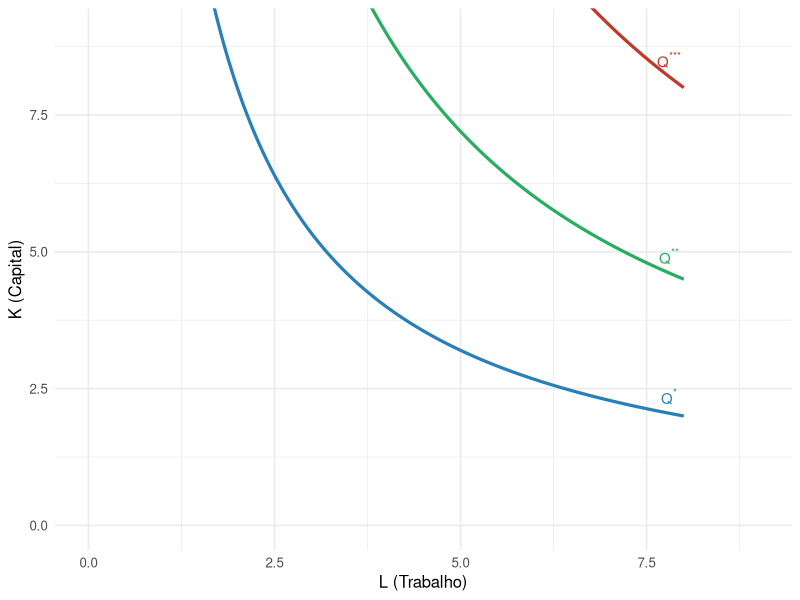
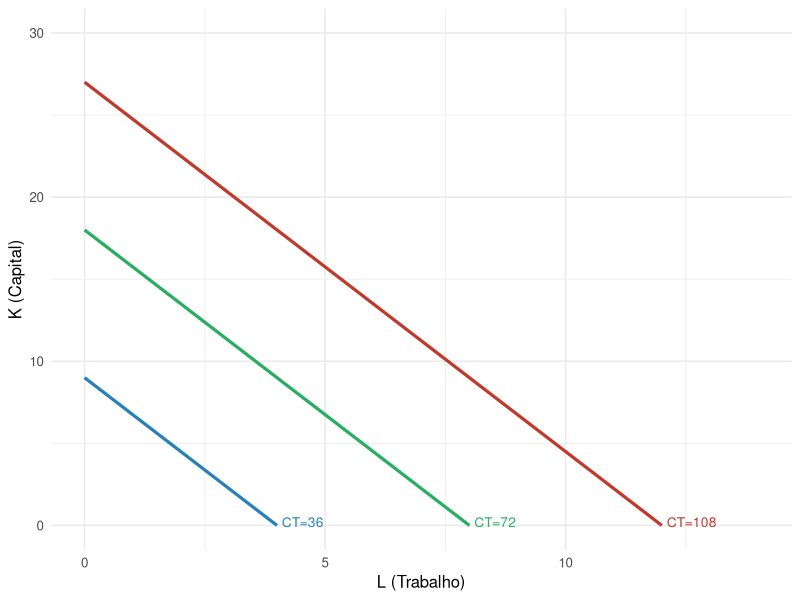
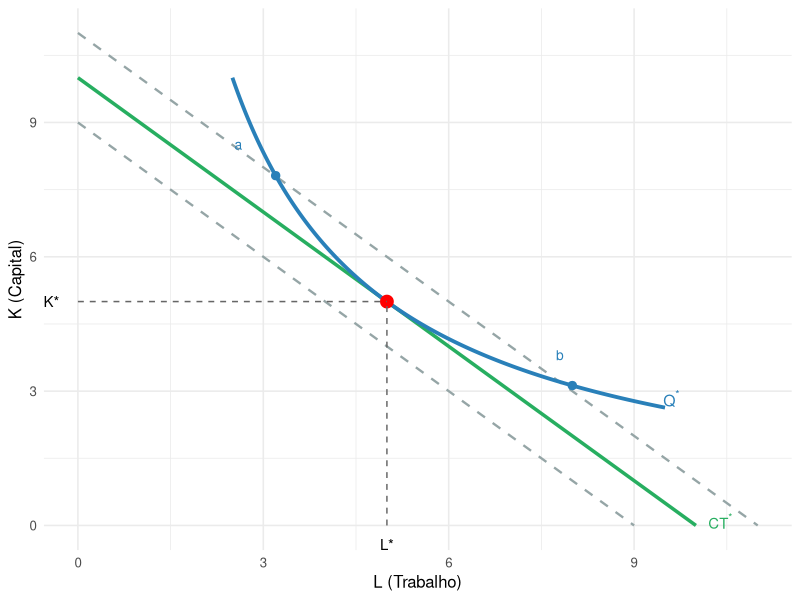
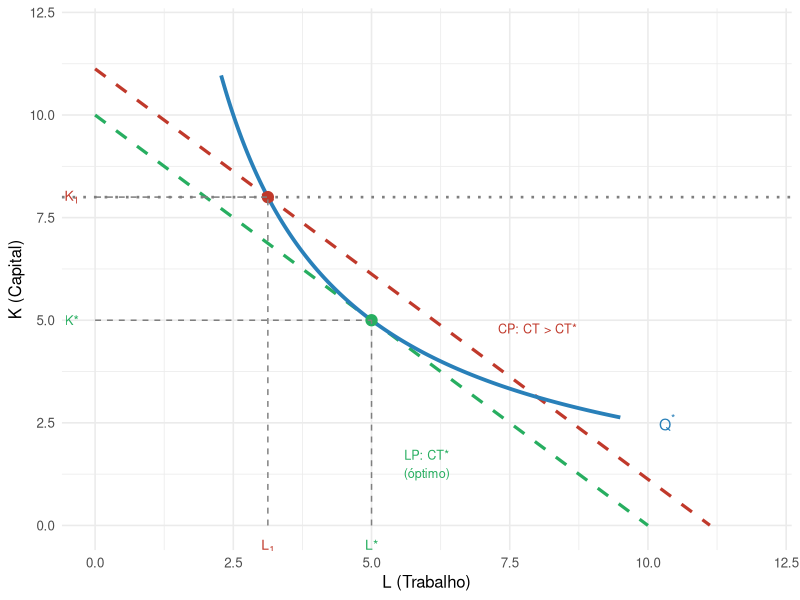
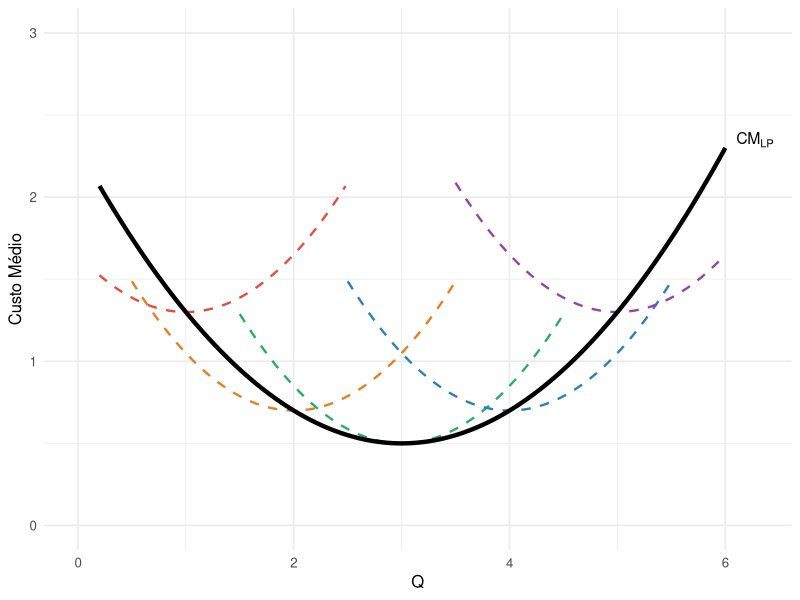
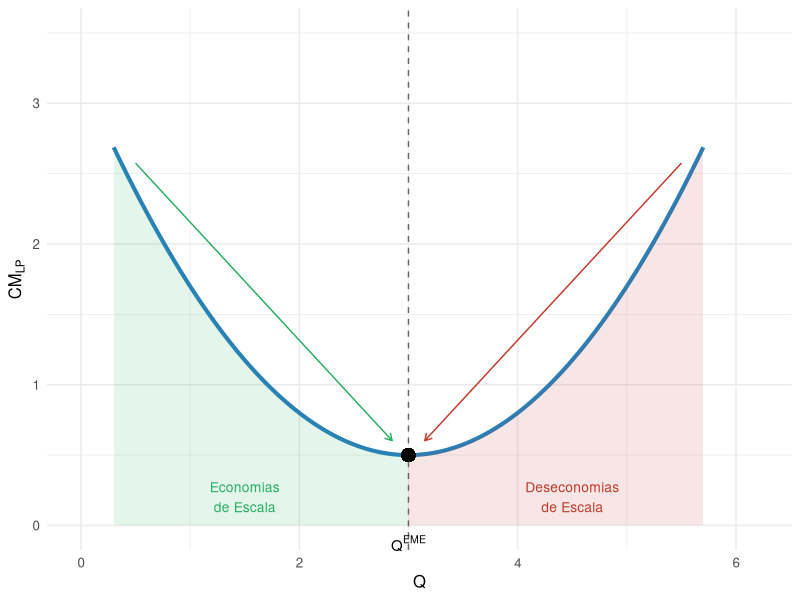

Write R code to recreate these figures, in order.
## ---- chunk 1
#| echo: false
#| fig-width: 5.5
#| fig-height: 4.5
#| out-width: "60%"
#| fig-align: "center"

library(ggplot2)

# Q = K^0.5 * L^0.5  ->  K = Q^2 / L
# For Q=4, 6, 8
L_vals <- seq(0.3, 8, by = 0.02)

iq <- function(L, Q) Q^2 / L

df1 <- data.frame(L=L_vals, K=iq(L_vals, 4),  label="Q = 16")
df2 <- data.frame(L=L_vals, K=iq(L_vals, 6),  label="Q = 36")
df3 <- data.frame(L=L_vals, K=iq(L_vals, 8),  label="Q = 64")
df  <- rbind(df1, df2, df3)

ggplot(df, aes(x=L, y=K, colour=label, group=label)) +
  geom_line(linewidth=1.1) +
  scale_colour_manual(values=c("Q = 16"="#2980b9",
                                "Q = 36"="#27ae60",
                                "Q = 64"="#c0392b")) +
  annotate("text", x=7.8, y=iq(7.8,4)+0.3,  label=expression(Q^"*"),   colour="#2980b9", size=3.8) +
  annotate("text", x=7.8, y=iq(7.8,6)+0.3,  label=expression(Q^"**"),  colour="#27ae60", size=3.8) +
  annotate("text", x=7.8, y=iq(7.8,8)+0.3,  label=expression(Q^"***"), colour="#c0392b", size=3.8) +
  coord_cartesian(xlim=c(0,9), ylim=c(0,9)) +
  labs(x="L (Trabalho)", y="K (Capital)") +
  theme_minimal(base_size=12) +
  theme(legend.position="none")
## ---- chunk 2
#| echo: false
#| fig-width: 5.5
#| fig-height: 4.5
#| out-width: "60%"
#| fig-align: "center"

library(ggplot2)

# r=4, w=9. Isocosts for CT=36, 72, 108
# K = CT/r - (w/r)*L = CT/4 - (9/4)*L
ic <- function(L, CT, r=4, w=9) CT/r - (w/r)*L

L_max <- function(CT, w=9) CT/w

# Only plot positive K region
L_vals_36  <- seq(0, L_max(36),  by=0.01)
L_vals_72  <- seq(0, L_max(72),  by=0.01)
L_vals_108 <- seq(0, L_max(108), by=0.01)

df36  <- data.frame(L=L_vals_36,  K=ic(L_vals_36,  36),  CT="CT = 36")
df72  <- data.frame(L=L_vals_72,  K=ic(L_vals_72,  72),  CT="CT = 72")
df108 <- data.frame(L=L_vals_108, K=ic(L_vals_108, 108), CT="CT = 108")
df    <- rbind(df36, df72, df108)

ggplot(df, aes(x=L, y=K, colour=CT, group=CT)) +
  geom_line(linewidth=1.1) +
  scale_colour_manual(values=c("CT = 36" ="#2980b9",
                                "CT = 72" ="#27ae60",
                                "CT = 108"="#c0392b")) +
  annotate("text", x=L_max(36) +0.1,  y=0.2, label="CT=36",  colour="#2980b9", size=3.5, hjust=0) +
  annotate("text", x=L_max(72) +0.1,  y=0.2, label="CT=72",  colour="#27ae60", size=3.5, hjust=0) +
  annotate("text", x=L_max(108)+0.1,  y=0.2, label="CT=108", colour="#c0392b", size=3.5, hjust=0) +
  coord_cartesian(xlim=c(0,14), ylim=c(0,30)) +
  labs(x="L (Trabalho)", y="K (Capital)") +
  theme_minimal(base_size=12) +
  theme(legend.position="none")
## ---- chunk 3
#| echo: false
#| fig-width: 6
#| fig-height: 4.5
#| out-width: "65%"
#| fig-align: "center"

library(ggplot2)

# Scaled: K'=K/20, L'=L/20. At optimum K'=L'=5. Q'=K'^0.5*L'^0.5=5
# Isoquant: K'=25/L'. Isocost CT*=1000 -> K'=50-L' (since r=w=5, CT/r=200/20=...)
# Let's just work in original units but scaled to ~0-10 range:
# K/20 and L/20. Isoquant: (K/20)*(L/20) = Q^2/400 where Q=100 -> =25 -> K'L'=25 -> K'=25/L'
# Isocost CT=1000: K'+L'=1000/(5*20)=10 -> K'=10-L'. Intercepts at 10,10.
# Higher isocost CT=1100: K'+L'=11
# Lower isocost CT=900: K'+L'=9

L_vals <- seq(0.5, 9.5, by=0.02)
iq_fun <- function(L) 25/L
ic_fun <- function(L, a) a - L

df_iq  <- data.frame(L=L_vals, K=iq_fun(L_vals))
df_ic1 <- data.frame(L=seq(0,9, by=0.01),  K=ic_fun(seq(0,9, by=0.01), 9))
df_ic2 <- data.frame(L=seq(0,10,by=0.01),  K=ic_fun(seq(0,10,by=0.01),10))
df_ic3 <- data.frame(L=seq(0,11,by=0.01),  K=ic_fun(seq(0,11,by=0.01),11))

# Tangency: K'=L'=5
L_opt <- 5; K_opt <- 5

ggplot() +
  # lower isocost (below optimal, dashed)
  geom_line(data=subset(df_ic1, K>=0), aes(x=L, y=K),
            colour="#95a5a6", linewidth=0.8, linetype="dashed") +
  # optimal isocost
  geom_line(data=subset(df_ic2, K>=0), aes(x=L, y=K),
            colour="#27ae60", linewidth=1.2) +
  # higher isocost (above optimal, dashed)
  geom_line(data=subset(df_ic3, K>=0), aes(x=L, y=K),
            colour="#95a5a6", linewidth=0.8, linetype="dashed") +
  # isoquant
  geom_line(data=subset(df_iq, K<=10 & L<=10), aes(x=L, y=K),
            colour="#2980b9", linewidth=1.3) +
  # tangency point
  geom_point(aes(x=L_opt, y=K_opt), size=4, colour="red") +
  # dashed lines to axes
  geom_segment(aes(x=0, xend=L_opt, y=K_opt, yend=K_opt),
               linetype="dashed", colour="grey40") +
  geom_segment(aes(x=L_opt, xend=L_opt, y=0, yend=K_opt),
               linetype="dashed", colour="grey40") +
  # other isoquant points
  geom_point(aes(x=3.2, y=iq_fun(3.2)), size=2.5, colour="#2980b9") +
  geom_point(aes(x=8.0,  y=iq_fun(8.0)),  size=2.5, colour="#2980b9") +
  annotate("text", x=9.6, y=iq_fun(9.5)+0.2, label=expression(Q^"*"),
           colour="#2980b9", size=4) +
  annotate("text", x=10.2, y=ic_fun(10,10)+0.1, label=expression(CT^"*"),
           colour="#27ae60", size=3.8, hjust=0) +
  annotate("text", x=-0.3, y=K_opt, label="K*", size=3.8, hjust=1) +
  annotate("text", x=L_opt, y=-0.3, label="L*", size=3.8, vjust=1) +
  annotate("text", x=2.6, y=8.5, label="a", size=3.5, colour="#2980b9") +
  annotate("text", x=7.8, y=3.8, label="b", size=3.5, colour="#2980b9") +
  coord_cartesian(xlim=c(0,11), ylim=c(0,11)) +
  labs(x="L (Trabalho)", y="K (Capital)") +
  theme_minimal(base_size=12)
## ---- chunk 4
#| echo: false
#| fig-width: 6
#| fig-height: 4.2
#| out-width: "65%"
#| fig-align: "center"

library(ggplot2)

L_vals <- seq(0.5, 9.5, by=0.02)
iq_fun  <- function(L) 25/L
ic_fun  <- function(L, a) a - L

L_opt <- 5; K_opt <- 5
# Short-run: K fixed at K1=8 (above optimal)
K1 <- 8
# At K1=8 on isoquant: L_sr = 25/8 = 3.125
L_sr <- 25/K1
# Isocost through (L_sr, K1): K+L = 3.125+8 = 11.125
CT_sr <- L_sr + K1

df_iq   <- data.frame(L=L_vals, K=iq_fun(L_vals))
df_ic_opt <- data.frame(L=seq(0,10,0.01), K=ic_fun(seq(0,10,0.01), 10))
df_ic_sr  <- data.frame(L=seq(0,CT_sr,0.01), K=ic_fun(seq(0,CT_sr,0.01), CT_sr))

ggplot() +
  geom_line(data=subset(df_ic_opt, K>=0), aes(x=L,y=K),
            colour="#27ae60", linewidth=1.1, linetype="dashed") +
  geom_line(data=subset(df_ic_sr, K>=0), aes(x=L,y=K),
            colour="#c0392b", linewidth=1.1, linetype="dashed") +
  geom_line(data=subset(df_iq, K<=11 & L<=11), aes(x=L,y=K),
            colour="#2980b9", linewidth=1.3) +
  # fixed K1 line
  geom_hline(yintercept=K1, linetype="dotted", colour="grey50", linewidth=0.9) +
  # optimal point (LP)
  geom_point(aes(x=L_opt, y=K_opt), size=3.5, colour="#27ae60") +
  # SR point
  geom_point(aes(x=L_sr, y=K1), size=3.5, colour="#c0392b") +
  geom_segment(aes(x=0, xend=L_opt, y=K_opt, yend=K_opt),
               linetype="dashed", colour="grey50") +
  geom_segment(aes(x=L_opt, xend=L_opt, y=0, yend=K_opt),
               linetype="dashed", colour="grey50") +
  geom_segment(aes(x=0, xend=L_sr, y=K1, yend=K1),
               linetype="dashed", colour="grey50") +
  geom_segment(aes(x=L_sr, xend=L_sr, y=0, yend=K1),
               linetype="dashed", colour="grey50") +
  annotate("text", x=-0.3, y=K_opt, label="K*",  size=3.5, hjust=1, colour="#27ae60") +
  annotate("text", x=-0.3, y=K1,    label=expression(K[1]), size=3.5, hjust=1, colour="#c0392b") +
  annotate("text", x=L_opt, y=-0.35, label="L*",  size=3.5, vjust=1, colour="#27ae60") +
  annotate("text", x=L_sr,  y=-0.35, label=expression(L[1]), size=3.5, vjust=1, colour="#c0392b") +
  annotate("text", x=6, y=1.5, label="LP: CT*\n(óptimo)", colour="#27ae60", size=3.2) +
  annotate("text", x=8, y=4.8, label="CP: CT > CT*", colour="#c0392b", size=3.2) +
  annotate("text", x=10.2, y=iq_fun(10), label=expression(Q^"*"),
           colour="#2980b9", size=4, hjust=0) +
  coord_cartesian(xlim=c(0,12), ylim=c(0,12)) +
  labs(x="L (Trabalho)", y="K (Capital)") +
  theme_minimal(base_size=12)
## ---- chunk 5
#| echo: false
#| fig-width: 7
#| fig-height: 3.8
#| out-width: "75%"
#| fig-align: "center"

library(ggplot2)

# Family of short-run CTM curves, each tangent to the LP envelope
# CTM_i(Q) = (Q - shift)^2 * 0.3 + level + base
# LP envelope: CM_LP(Q) = (Q-3)^2 * 0.2 + 0.5

Q_vals <- seq(0.2, 6, by=0.02)
cm_lp <- function(q) 0.2*(q-3)^2 + 0.5

# SR CTM curves tangent to LP at different Q points
sr_ctm <- function(q, q0) {
  0.35*(q - q0)^2 + cm_lp(q0)
}

# Tangency points at Q=1, 2, 3, 4, 5
q_tangents <- c(1, 2, 3, 4, 5)
colours <- c("#e74c3c","#e67e22","#27ae60","#2980b9","#8e44ad")

p <- ggplot()
for(i in seq_along(q_tangents)) {
  q0 <- q_tangents[i]
  df_sr <- data.frame(Q=Q_vals, CTM=sr_ctm(Q_vals, q0))
  # Only plot in region where SR is close to LP (to avoid clutter)
  df_sr_vis <- subset(df_sr, Q >= q0-1.5 & Q <= q0+1.5 & CTM <= 3)
  p <- p + geom_line(data=df_sr_vis, aes(x=Q, y=CTM),
                     colour=colours[i], linewidth=0.8, linetype="dashed")
}

df_lp <- data.frame(Q=Q_vals, CM=cm_lp(Q_vals))

p <- p +
  geom_line(data=df_lp, aes(x=Q, y=CM), colour="black", linewidth=1.5) +
  annotate("text", x=6.1, y=cm_lp(6)+0.05, label=expression(CM[LP]),
           size=4, hjust=0, fontface="bold") +
  coord_cartesian(xlim=c(0,6.3), ylim=c(0,3)) +
  labs(x="Q", y="Custo Médio") +
  theme_minimal(base_size=12)
p
## ---- chunk 6
#| echo: false
#| fig-width: 7
#| fig-height: 4
#| out-width: "72%"
#| fig-align: "center"

library(ggplot2)

Q_vals <- seq(0.3, 5.7, by=0.02)
cm_lp  <- function(q) 0.3*(q-3)^2 + 0.5
Q_eme  <- 3   # minimum efficient scale

df <- data.frame(Q=Q_vals, CM=cm_lp(Q_vals))

ggplot(df, aes(x=Q, y=CM)) +
  geom_line(colour="#2980b9", linewidth=1.4) +
  geom_vline(xintercept=Q_eme, linetype="dashed", colour="grey40") +
  # shade economies of scale region
  geom_ribbon(data=subset(df, Q<=Q_eme),
              aes(ymin=0, ymax=CM), fill="#27ae60", alpha=0.12) +
  # shade diseconomies of scale region
  geom_ribbon(data=subset(df, Q>=Q_eme),
              aes(ymin=0, ymax=CM), fill="#c0392b", alpha=0.12) +
  geom_point(aes(x=Q_eme, y=cm_lp(Q_eme)), size=4, colour="black") +
  annotate("text", x=Q_eme, y=-0.07, label=expression(Q^"EME"),
           size=3.8, vjust=1) +
  annotate("text", x=1.5, y=0.2,
           label="Economias\nde Escala", colour="#27ae60", size=3.5) +
  annotate("text", x=4.5, y=0.2,
           label="Deseconomias\nde Escala", colour="#c0392b", size=3.5) +
  annotate("segment", x=0.5, xend=Q_eme-0.15,
           y=cm_lp(0.5)+0.2, yend=cm_lp(Q_eme-0.1)+0.1,
           arrow=arrow(length=unit(0.2,"cm")), colour="#27ae60") +
  annotate("segment", x=5.5, xend=Q_eme+0.15,
           y=cm_lp(5.5)+0.2, yend=cm_lp(Q_eme+0.1)+0.1,
           arrow=arrow(length=unit(0.2,"cm")), colour="#c0392b") +
  coord_cartesian(xlim=c(0,6.2), ylim=c(0,3.5)) +
  labs(x="Q", y=expression(CM[LP])) +
  theme_minimal(base_size=12)
